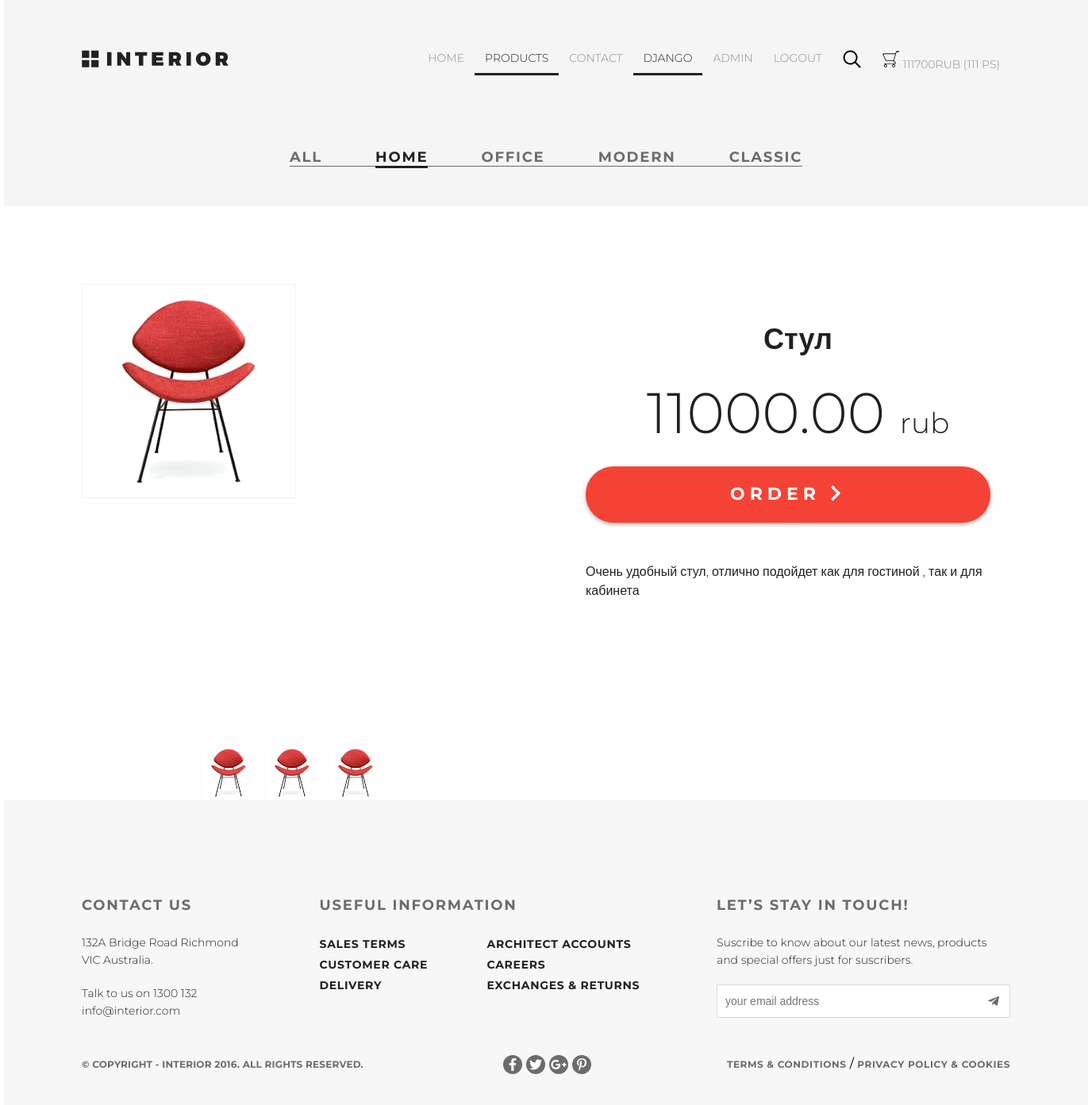
Page /product/1/ (signed in) on the earlier database version.
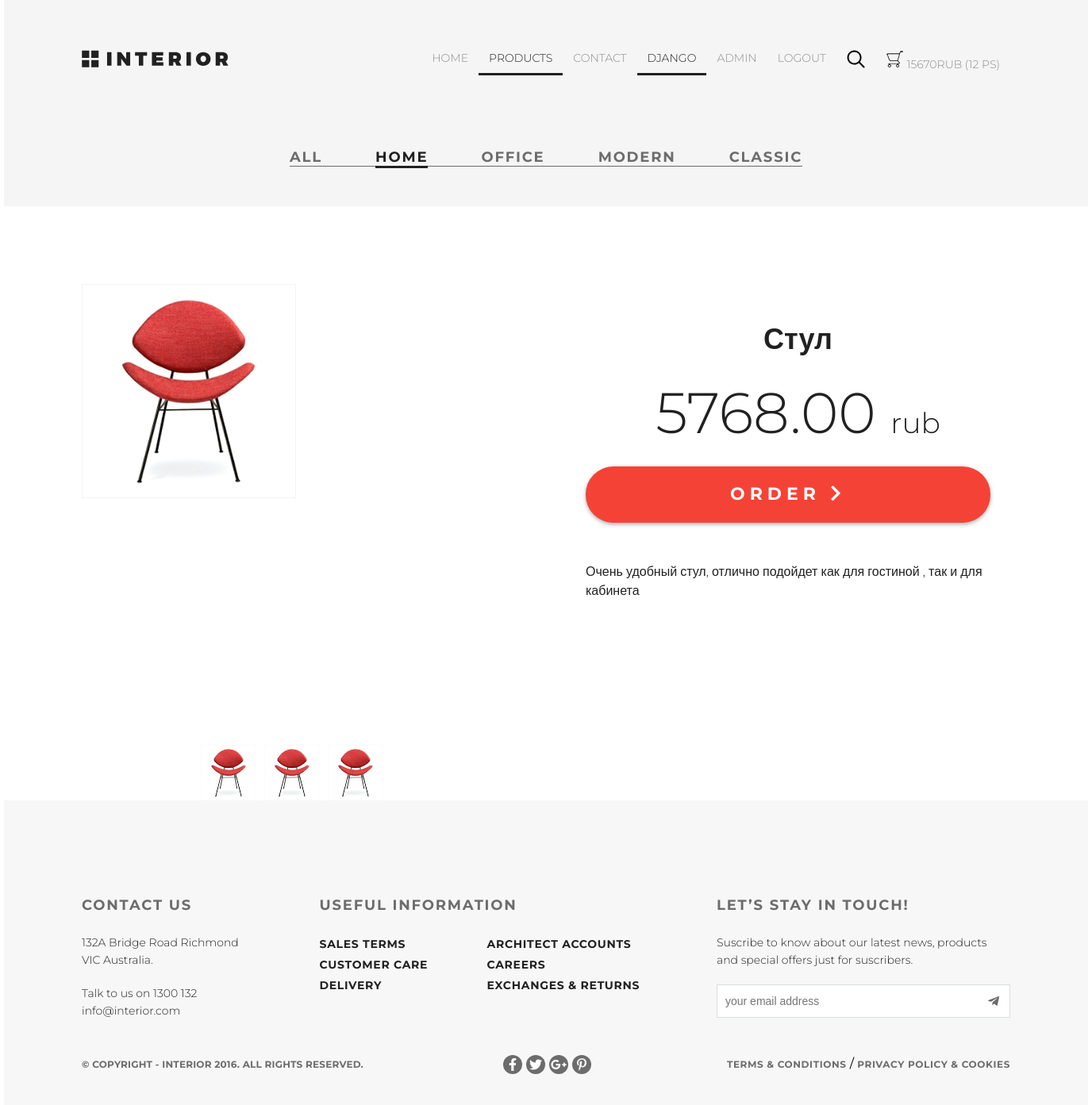
Same page on the later database version.
### authapp/models.py (models this page shows)
class ShopUser(AbstractUser):
    avatar = models.ImageField(upload_to='users_avatar', blank=True)
    age = models.PositiveSmallIntegerField(verbose_name = 'Age' )

### basketapp/models.py (models this page shows)
class Basket (models.Model):
    user = models.ForeignKey(settings.AUTH_USER_MODEL, on_delete=models.CASCADE, related_name='basket')
    product = models.ForeignKey(Product, on_delete=models.CASCADE)
    quantity = models.PositiveSmallIntegerField(verbose_name='количество', default= 0 )
    add_datetime = models.DateTimeField(verbose_name='время', auto_now_add= True )
    def product_cost(self):
        return self.product.price * self.quantity
    def total_quantity(self):
        return sum([el.quantity for el in self.user.basket.all()])
    def total_cost(self):
        return sum([el.product_cost() for el in self.user.basket.all()])

### mainapp/models.py (models this page shows, shortened)
class Product (models.Model):
    category = models.ForeignKey(ProductCategory, on_delete=models.CASCADE)
    name = models.CharField(verbose_name= 'Product name' , max_length= 128 )
    image = models.ImageField(upload_to= 'products_images' , blank= True )
    short_desc = models.CharField(verbose_name= 'Short description' , max_length= 60 , blank= True )
    description = models.TextField(verbose_name= 'Full description' , blank= True )
    price = models.DecimalField(verbose_name= 'Price' , max_digits= 8 , decimal_places= 2 , default= 0 )
    quantity = models.PositiveIntegerField(verbose_name= 'Quantity' , default= 0 )
    is_active = models.BooleanField(verbose_name='activ status', default=True)

class ProductCategory (models.Model):
    name = models.CharField(verbose_name= 'Category name' , max_length= 64 , unique= True )
    description = models.TextField(verbose_name= 'Description' , blank= True )
    is_active = models.BooleanField(verbose_name='activ status', default=True)

### mainapp/views.py (the view)
# urls.py: re_path(r'^product/(?P<pk>\d+)/$', mainapp.product, name='product'),
def product(request, pk):
    context = {
        'page_title': 'product',
        'product': get_object_or_404(Product, pk=pk),
        'catalog_menu': get_menu(),
        'basket': get_basket(request),
    }
    return render(request, 'mainapp/product.html', context)

### mainapp/views.py (called while the page is built)
def get_basket(request):
    if request.user.is_authenticated:
        return request.user.basket.all()
    else:
        return []

def get_menu():
    return ProductCategory.objects.filter(is_active=True)

### mainapp/templates/mainapp/product.html (shortened to what this page needs)
{% extends 'mainapp/base.html' %}
{% load static %}
{% block container %}
<div class="header-site">
    {% include 'mainapp/include_block/inc__main_menu.html' %}
    <div class='center__menu'>
        {% include 'mainapp/include_block/inc__prod_type_menu.html' %}
    </div>
</div>
<div class="details">
    <div class="details-products">
        <div class="details-slider">
            <div class="slider-product">
                <img src="/media/{{product.image}}">
            </div>
            <div class="slider-control">
                <div class="block">
                    <a href="#"><img src="/media/{{product.image}}" alt="">
                    </a>
                </div>
                <div class="block">
                    <a href="#"><img src="/media/{{product.image}}" alt="">
                    </a>
                </div>
                <div class="block">
                    <a href="#"><img src="/media/{{product.image}}" alt="">
                    </a>
                </div>
            </div>
        </div>
        <div class="description">
            <h3 class="big-bold">{{ product.name }}</h3>
            <p class="price">{{ product.price }} <span>rub</span></p>
            <a href="{% url 'basket:add' product.pk %}" class="red-button">
                order <i class="fa fa-chevron-right" aria-hidden="true"></i>
            </a>
            <div class="description-text">
                <p>{{ product.description }}</p>
            </div>
        </div>
    </div>
</div>
{% endblock %}

### mainapp/templates/mainapp/base.html (shortened to what this page needs)
<!DOCTYPE html>
{% load static %}
<html lang="en">
<head>
    {% block css %}
        <link rel="stylesheet" href="https://use.fontawesome.com/releases/v5.8.1/css/all.css">
        <link rel="stylesheet" type="text/css" href="{% static 'css/style.css' %}">
	{% endblock %}
</head>
<body>
	<div class="container">
		{% block container %}
		{% endblock %}
        <div class="fotter">
            <div class="fotter_main">
                <div class="fotter_contact">
                    <h3 class="fotter_main_header">Contact Us</h3>
                    <p class="fotter_main_p">132A Bridge Road Richmond VIC Australia.</p>
                    <p class="fotter_main_p1">Talk to us on 1300 132</p>
                    <a href="#" class="header_mail">info@interior.com</a>
                </div>
                <div class="fotter_usefull">
                    <h3 class="fotter_main_header">Useful Information</h3>
                    <div class="fotter_main_m">
                        <ul class="fotter_main_menu">
                            <li><a href="#" class="fotter_main_m_list">Sales terms</a></li>
                            <li><a href="#" class="fotter_main_m_list">Customer care</a></li>
                            <li><a href="#" class="fotter_main_m_list">Delivery</a></li>
                        </ul>
                        <ul class="fotter_main_menu">
                            <li><a href="#" class="fotter_main_m_list">Architect accounts</a></li>
                            <li><a href="#" class="fotter_main_m_list">Careers</a></li>
                            <li><a href="#" class="fotter_main_m_list">Exchanges &amp;&nbsp;returns</a></li>
                        </ul>
                    </div>
                </div>
                <div class="fotter_intouch">
                    <h3 class="fotter_main_header">Let’s Stay in Touch!</h3>
                    <p class="fotter_main_p">Suscribe to know about our latest news, products and special offers just for suscribers.</p>
                    <div class="mail_fly">
                        <input class="fotter_mail poss" type="email" placeholder="your email address ">
                        <a href="#" class="butt_fly"><i class="fab fa-telegram-plane"></i></a>
                    </div>
                </div>
            </div>
            <div class="foffer_fotter">
                <p class="footer_p">© Copyright - INTERIOR 2016. All Rights Reserved.</p>
                <div class="fotter_net">
                    <a href="#" class="soch_net"><i class="fab fa-facebook-f"></i></a>
                    <a href="#" class="soch_net"><i class="fab fa-twitter"></i></a>
                    <a href="#" class="soch_net"><i class="fab fa-google-plus-g"></i></a>
                    <a href="#" class="soch_net"><i class="fab fa-pinterest-p"></i></a>
                </div>
                <div>
                    <a href="#" class="f_f_end">Terms &amp;&nbsp;Conditions</a> /
                    <a href="#" class="f_f_end">Privacy policy &amp;&nbsp;Cookies</a>
                </div>
            </div>
        </div>
	</div>
</body>
</html>

### mainapp/templates/mainapp/include_block/inc__main_menu.html
<div class="header_prod">
    <a href="/"><img src="/static/img/logo.svg" alt="logo"></a>
    <ul class="menu">
        <li><a href="/" class="menu__link {% if request.resolver_match.url_name == 'index' %}menu__link_active{% endif %}">HOME</a></li>
        <li><a href="/product_details/" class="menu__link {% if request.resolver_match.url_name == 'product_details' or request.resolver_match.url_name == 'catalog' or request.resolver_match.url_name == 'product' %}menu__link_active{% endif %}">PRODUCTS</a></li>
        <li><a href="/contact/" class="menu__link {% if request.resolver_match.url_name == 'contact' %}menu__link_active{% endif %}">CONTACT</a></li>
        {% if user.is_authenticated %}
        <li>
            <a href="{% url 'auth:edit' %}" class="menu__link menu__link_active">{{ user.first_name|default:'USER' }}</a>
        </li>
        {% endif %}
        {% if user.is_superuser %}
            <li>
                <a href="{% url 'myadminapp:index' %}" class="menu__link">ADMIN</a>
            </li>
        {% endif %}
        <li>
            {% if user.is_authenticated %}
            <a href="{% url 'auth:logout' %}" class="menu__link">LOGOUT</a>
            {% else %}
            <a href="{% url 'auth:login' %}" class="menu__link">LOGIN</a>
            {% endif %}
        </li>
        <li><a href="#" class="menu__link menu_search"><img src="/static/img/search.svg" alt="search"></a></li>
        {% if user.is_authenticated and basket %}
        <li>
            <a href="{% url 'basketapp:index' %}" class="menu__link menu_search"><img src="/static/img/basket.png" alt="basket">
            <span>{{ basket.0.total_cost|floatformat:0 }}rub ({{basket.0.total_quantity}} ps)</span>
            </a>
        </li>
        {% endif %}
    </ul>
</div>

### mainapp/templates/mainapp/include_block/inc__prod_type_menu.html (shortened to what this page needs)
<div class="featured-product_header">
    <ul class="prod_menu">
        <li>
            <a href="{% url 'main:catalog' 0 %}" class="prod_m_style
               ">
                All
            </a>
        </li>
        {% for item in catalog_menu %}
            <li>
                <a href="{% url 'main:catalog' item.pk %}" class="prod_m_style
                 {% if request.resolver_match.kwargs.pk|add:0 == item.pk %}
                 prod_menu__link_active
                 {% endif %}">
                 {{ item.name }}
                 </a>
            </li>
        {% endfor %}
    </ul>
</div>

Differences in the rows shown:
changed Basket: user+product+quantity "111700" → "15670"; user+quantity "111" → "12"
changed Product "Стул": price "11000.00" → "5768.00"
